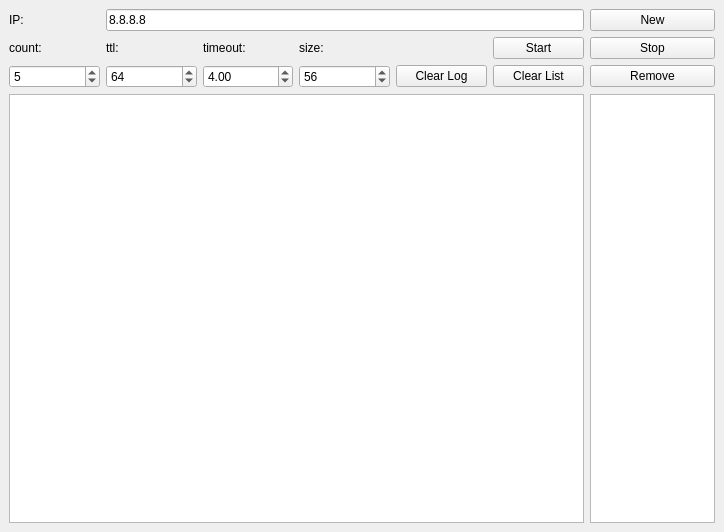
<?xml version="1.0" encoding="UTF-8"?>
<ui version="4.0">
 <class>MainWindow</class>
 <widget class="QMainWindow" name="MainWindow">
  <property name="geometry">
   <rect>
    <x>0</x>
    <y>0</y>
    <width>724</width>
    <height>532</height>
   </rect>
  </property>
  <property name="windowTitle">
   <string>PING</string>
  </property>
  <widget class="QWidget" name="centralwidget">
   <layout class="QGridLayout" name="gridLayout">
    <item row="2" column="6">
     <widget class="QPushButton" name="btn_remove">
      <property name="minimumSize">
       <size>
        <width>0</width>
        <height>0</height>
       </size>
      </property>
      <property name="text">
       <string>Remove</string>
      </property>
     </widget>
    </item>
    <item row="1" column="1">
     <widget class="QLabel" name="label_3">
      <property name="text">
       <string>ttl:</string>
      </property>
     </widget>
    </item>
    <item row="0" column="0">
     <widget class="QLabel" name="label">
      <property name="text">
       <string>IP:</string>
      </property>
     </widget>
    </item>
    <item row="2" column="0">
     <widget class="QSpinBox" name="spin_count">
      <property name="maximum">
       <number>500</number>
      </property>
      <property name="value">
       <number>5</number>
      </property>
     </widget>
    </item>
    <item row="2" column="1">
     <widget class="QSpinBox" name="spin_ttl">
      <property name="maximum">
       <number>512</number>
      </property>
      <property name="value">
       <number>64</number>
      </property>
     </widget>
    </item>
    <item row="2" column="5">
     <widget class="QPushButton" name="btn_clear_list">
      <property name="text">
       <string>Clear List</string>
      </property>
     </widget>
    </item>
    <item row="2" column="4">
     <widget class="QPushButton" name="btn_clear_log">
      <property name="text">
       <string>Clear Log</string>
      </property>
     </widget>
    </item>
    <item row="1" column="2">
     <widget class="QLabel" name="label_4">
      <property name="text">
       <string>timeout:</string>
      </property>
     </widget>
    </item>
    <item row="2" column="2">
     <widget class="QDoubleSpinBox" name="spin_timeout">
      <property name="value">
       <double>4.000000000000000</double>
      </property>
     </widget>
    </item>
    <item row="0" column="6">
     <widget class="QPushButton" name="btn_new">
      <property name="text">
       <string>New</string>
      </property>
     </widget>
    </item>
    <item row="1" column="5">
     <widget class="QPushButton" name="btn_start">
      <property name="text">
       <string>Start</string>
      </property>
     </widget>
    </item>
    <item row="0" column="1" colspan="5">
     <widget class="QLineEdit" name="line_ip">
      <property name="text">
       <string>8.8.8.8</string>
      </property>
     </widget>
    </item>
    <item row="1" column="0">
     <widget class="QLabel" name="label_2">
      <property name="text">
       <string>count:</string>
      </property>
     </widget>
    </item>
    <item row="1" column="3">
     <widget class="QLabel" name="label_5">
      <property name="text">
       <string>size:</string>
      </property>
     </widget>
    </item>
    <item row="1" column="6">
     <widget class="QPushButton" name="btn_stop">
      <property name="text">
       <string>Stop</string>
      </property>
     </widget>
    </item>
    <item row="2" column="3">
     <widget class="QSpinBox" name="spin_size">
      <property name="maximum">
       <number>512</number>
      </property>
      <property name="value">
       <number>56</number>
      </property>
     </widget>
    </item>
    <item row="3" column="6">
     <widget class="QListWidget" name="proc_list">
      <property name="minimumSize">
       <size>
        <width>0</width>
        <height>0</height>
       </size>
      </property>
      <property name="maximumSize">
       <size>
        <width>125</width>
        <height>16777215</height>
       </size>
      </property>
     </widget>
    </item>
    <item row="3" column="0" colspan="6">
     <widget class="QTextBrowser" name="proc_log"/>
    </item>
   </layout>
  </widget>
  <widget class="QMenuBar" name="menubar">
   <property name="geometry">
    <rect>
     <x>0</x>
     <y>0</y>
     <width>724</width>
     <height>20</height>
    </rect>
   </property>
  </widget>
 </widget>
 <resources/>
 <connections/>
</ui>
